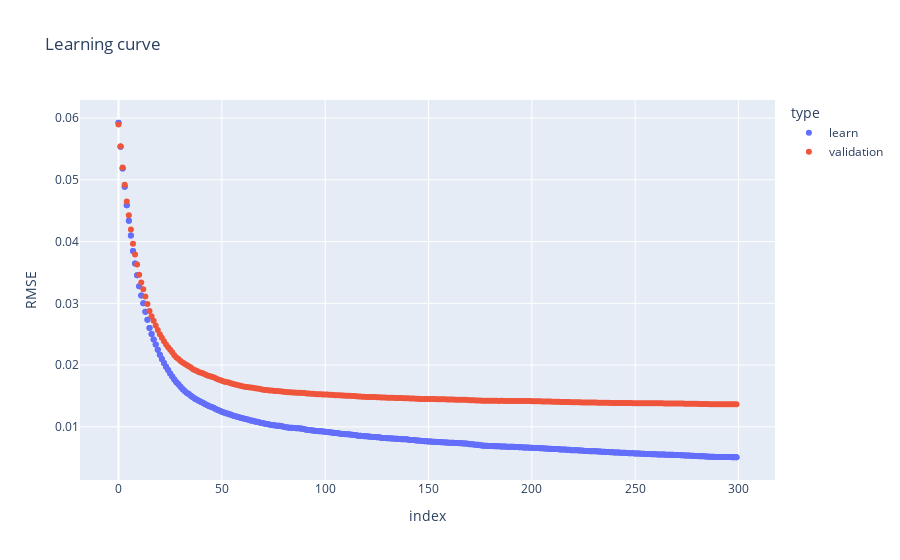

The notebook cell saved with this chart:
### Code cell
# num_leaves << 2^(max_depth)

cbr = CatBoostRegressor(
    learning_rate=0.1,
    iterations=300,
#     depth=6,
#     max_leaves=30,
#     subsample=0.9,
#     penalties_coefficient=1,
#     l2_leaf_reg=10,
    min_data_in_leaf=5,
    grow_policy='Lossguide', # SymmetricTree, Lossguide, Depthwise, Region
    boost_from_average=True,
    eval_metric='RMSE',
    od_type='IncToDec' # IncToDec, Iter
)

history = cbr.fit(X=X_train, y=y_train,
                  eval_set = eval_set, verbose=0)

y_pred_train = cbr.predict(X_train)
y_pred_val = cbr.predict(X_val)

train_rmse = mean_squared_error(y_true=y_train, y_pred=y_pred_train, squared=False)
val_rmse = mean_squared_error(y_true=y_val, y_pred=y_pred_val, squared=False)
print(f'RMSE Train: {train_rmse: .8f}')
print(f'RMSE Valid: {val_rmse: .8f}\tRatio (val/train): {val_rmse/train_rmse: .5f}')

plot_history(history, metric_key='RMSE')

### Figure 1 — Plotly figure (JSON) as saved in the notebook; plotly's stock layout.template omitted (floating-point values rounded to 4 significant figures; data arrays with more than 128 entries replaced by an {"elided": "..."} marker saying what was removed)
{"data": [{"hovertemplate": "type=learn<br>index=%{x}<br>RMSE=%{y}<extra></extra>", "legendgroup": "learn", "marker": {"color": "#636efa", "symbol": "circle"}, "mode": "markers", "name": "learn", "showlegend": true, "type": "scatter", "x": {"elided": "600 int values"}, "xaxis": "x", "y": {"elided": "600 float values"}, "yaxis": "y"}, {"hovertemplate": "type=validation<br>index=%{x}<br>RMSE=%{y}<extra></extra>", "legendgroup": "validation", "marker": {"color": "#EF553B", "symbol": "circle"}, "mode": "markers", "name": "validation", "showlegend": true, "type": "scatter", "x": {"elided": "300 int values"}, "xaxis": "x", "y": {"elided": "300 float values"}, "yaxis": "y"}], "layout": {"legend": {"title": {"text": "type"}, "tracegroupgap": 0}, "title": {"text": "Learning curve"}, "xaxis": {"anchor": "y", "domain": [0, 1], "title": {"text": "index"}}, "yaxis": {"anchor": "x", "domain": [0, 1], "title": {"text": "RMSE"}}}}
